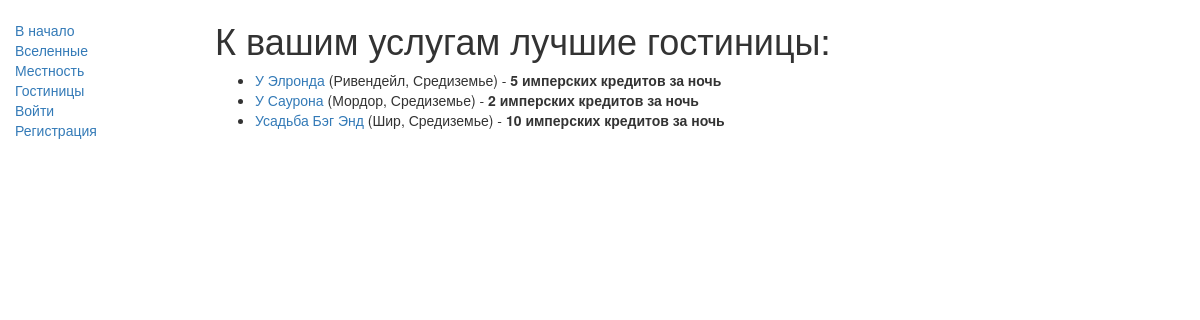
Page /touring/hotels/ on the committed database.
### touring/models.py (models this page shows, shortened)
class Hotel(models.Model):
    name = models.CharField(max_length=50, help_text='Название отеля')
    area = models.ForeignKey('Area', on_delete=models.CASCADE, default=None)
    description = models.CharField(max_length=500, help_text='Описание')
    commodity = models.ManyToManyField('Commodity', help_text='Выберите доступные удобства')
    cost_per_night = models.PositiveSmallIntegerField(help_text='Цена за ночь')
    def get_absolute_url(self):
        return reverse('hotel-detail', args=[str(self.id)])

class Area(models.Model):
    name = models.CharField(max_length=50, help_text='Желаемая местность')
    description = models.CharField(max_length=500, help_text='Описание')
    direction = models.ForeignKey('Direction', on_delete=models.SET_NULL, null=True)

class Direction(models.Model):
    name = models.CharField(max_length=50, help_text='Желаемая вселенная')
    description = models.CharField(max_length=500, help_text='Описание вселенной', null=True)

### touring/views.py (the view)
class HotelListView(generic.ListView):
    model = Hotel
    paginate_by = 12

### touring/templates/touring/hotel_list.html
{% extends "base_generic.html" %}
    {% block content %}
        <h1>К вашим услугам лучшие гостиницы:</h1>
        {% if hotel_list %}
        <ul>
          {% for hotel in hotel_list %}
          <li>
            <a href="{{ hotel.get_absolute_url }}">{{ hotel.name }}</a>
            ({{hotel.area.name}}, {{hotel.area.direction.name}}) - <strong>{{hotel.cost_per_night}} имперских кредитов за ночь</strong>
          </li>
          {% endfor %}
        </ul>
        {% else %}
          <p>Вселенные закрыты на ремонт</p>
        {% endif %}
    {% endblock %}

### touring/templates/base_generic.html (shortened to what this page needs)
<!DOCTYPE html>
<html lang="en">
<head>
    <link rel='stylesheet' href="https://maxcdn.bootstrapcdn.com/bootstrap/3.3.7/css/bootstrap.min.css">
     {% load static %}
    <link rel="stylesheet" href="{% static 'css/styles.css' %}">
</head>
<body>
    <div class="container-fluid">
        <div class="row">
            <div class="col-sm-2">
                {% block sidebar %}
                <ul class="sidebar-nav">
                    <li><a href="{% url 'index' %}">В начало</a></li>
                    <li><a href="{% url 'directions' %}">Вселенные</a></li>
                    <li><a href="{% url 'areas' %}">Местность</a></li>
                    <li><a href="{% url 'hotels' %}">Гостиницы</a></li>
                    {% if user.is_authenticated %}
                    <li><a href="{% url 'my_profile' %}">Мой профиль</a></li>
                    <li><a href="{% url 'my-tours' %}">Мои туры</a></li>
                    <li><a href="{% url 'tour_create' %}">Составить тур</a></li>
                    {% else %}
                    <li><a href="{% url 'login' %}">Войти</a></li>
                    <li><a href="{% url 'register' %}">Регистрация</a></li>
                    {% endif %}
                </ul>
                {% endblock %}
            </div>
            <div class="col-sm-10 ">
                {% block content %}{% endblock %}
            </div>
        </div>
    </div>
</body>
</html>

### touring/static/styles.css (style rules this page uses)
.sidebar-nav { margin-top: 20px; padding: 0; list-style: none; }

### rows in the picture
Hotel: name "У Элронда", area.name "Ривендейл", area.direction.name "Средиземье", cost_per_night "5"
Hotel: name "У Саурона", area.name "Мордор", area.direction.name "Средиземье", cost_per_night "2"
Hotel: name "Усадьба Бэг Энд", area.name "Шир", area.direction.name "Средиземье", cost_per_night "10"
